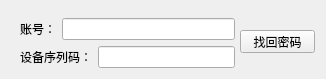
<?xml version="1.0" encoding="UTF-8"?>
<ui version="4.0">
 <class>Form</class>
 <widget class="QWidget" name="Form">
  <property name="geometry">
   <rect>
    <x>0</x>
    <y>0</y>
    <width>326</width>
    <height>79</height>
   </rect>
  </property>
  <property name="windowTitle">
   <string>找回密码</string>
  </property>
  <widget class="QPushButton" name="pushButton">
   <property name="geometry">
    <rect>
     <x>240</x>
     <y>30</y>
     <width>75</width>
     <height>23</height>
    </rect>
   </property>
   <property name="text">
    <string>找回密码</string>
   </property>
  </widget>
  <widget class="QWidget" name="">
   <property name="geometry">
    <rect>
     <x>20</x>
     <y>18</y>
     <width>215</width>
     <height>52</height>
    </rect>
   </property>
   <layout class="QVBoxLayout" name="verticalLayout">
    <item>
     <layout class="QHBoxLayout" name="horizontalLayout_2">
      <item>
       <widget class="QLabel" name="label_2">
        <property name="layoutDirection">
         <enum>Qt::LeftToRight</enum>
        </property>
        <property name="text">
         <string>账号：</string>
        </property>
       </widget>
      </item>
      <item>
       <widget class="QLineEdit" name="lineEdit_2"/>
      </item>
     </layout>
    </item>
    <item>
     <layout class="QHBoxLayout" name="horizontalLayout">
      <item>
       <widget class="QLabel" name="label">
        <property name="text">
         <string>设备序列码：</string>
        </property>
       </widget>
      </item>
      <item>
       <widget class="QLineEdit" name="lineEdit"/>
      </item>
     </layout>
    </item>
   </layout>
  </widget>
 </widget>
 <resources/>
 <connections/>
</ui>
